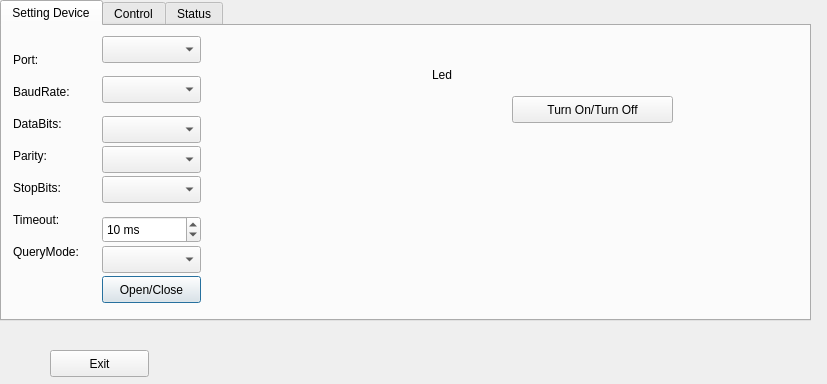
<?xml version="1.0" encoding="UTF-8"?>
<ui version="4.0">
 <class>Dialog</class>
 <widget class="QDialog" name="Dialog">
  <property name="geometry">
   <rect>
    <x>0</x>
    <y>0</y>
    <width>827</width>
    <height>384</height>
   </rect>
  </property>
  <property name="windowTitle">
   <string>Dialog</string>
  </property>
  <widget class="QTabWidget" name="tabWidget">
   <property name="geometry">
    <rect>
     <x>0</x>
     <y>0</y>
     <width>811</width>
     <height>321</height>
    </rect>
   </property>
   <property name="currentIndex">
    <number>0</number>
   </property>
   <widget class="QWidget" name="tab_2">
    <attribute name="title">
     <string>Setting Device</string>
    </attribute>
    <widget class="QWidget" name="layoutWidget_2">
     <property name="geometry">
      <rect>
       <x>0</x>
       <y>10</y>
       <width>87</width>
       <height>271</height>
      </rect>
     </property>
     <layout class="QVBoxLayout" name="verticalLayout_11">
      <item>
       <widget class="QLabel" name="label_24">
        <property name="text">
         <string>Port:</string>
        </property>
       </widget>
      </item>
      <item>
       <widget class="QLabel" name="label_25">
        <property name="text">
         <string>BaudRate:</string>
        </property>
       </widget>
      </item>
      <item>
       <widget class="QLabel" name="label_26">
        <property name="text">
         <string>DataBits:</string>
        </property>
       </widget>
      </item>
      <item>
       <widget class="QLabel" name="label_27">
        <property name="text">
         <string>Parity:</string>
        </property>
       </widget>
      </item>
      <item>
       <widget class="QLabel" name="label_28">
        <property name="text">
         <string>StopBits:</string>
        </property>
       </widget>
      </item>
      <item>
       <widget class="QLabel" name="label_29">
        <property name="text">
         <string>Timeout:</string>
        </property>
       </widget>
      </item>
      <item>
       <widget class="QLabel" name="label_30">
        <property name="text">
         <string>QueryMode:</string>
        </property>
       </widget>
      </item>
      <item>
       <widget class="HLed" name="led1" native="true">
        <property name="sizePolicy">
         <sizepolicy hsizetype="Fixed" vsizetype="Fixed">
          <horstretch>0</horstretch>
          <verstretch>0</verstretch>
         </sizepolicy>
        </property>
        <property name="minimumSize">
         <size>
          <width>20</width>
          <height>20</height>
         </size>
        </property>
        <property name="maximumSize">
         <size>
          <width>25</width>
          <height>25</height>
         </size>
        </property>
       </widget>
      </item>
     </layout>
    </widget>
    <widget class="QComboBox" name="portBox1">
     <property name="geometry">
      <rect>
       <x>100</x>
       <y>10</y>
       <width>99</width>
       <height>27</height>
      </rect>
     </property>
    </widget>
    <widget class="QComboBox" name="baudRateBox1">
     <property name="geometry">
      <rect>
       <x>100</x>
       <y>50</y>
       <width>99</width>
       <height>27</height>
      </rect>
     </property>
    </widget>
    <widget class="QComboBox" name="dataBitsBox1">
     <property name="geometry">
      <rect>
       <x>100</x>
       <y>90</y>
       <width>99</width>
       <height>27</height>
      </rect>
     </property>
    </widget>
    <widget class="QComboBox" name="parityBox1">
     <property name="geometry">
      <rect>
       <x>100</x>
       <y>120</y>
       <width>99</width>
       <height>27</height>
      </rect>
     </property>
    </widget>
    <widget class="QComboBox" name="stopBitsBox1">
     <property name="geometry">
      <rect>
       <x>100</x>
       <y>150</y>
       <width>99</width>
       <height>27</height>
      </rect>
     </property>
    </widget>
    <widget class="QSpinBox" name="timeoutBox1">
     <property name="geometry">
      <rect>
       <x>100</x>
       <y>190</y>
       <width>99</width>
       <height>27</height>
      </rect>
     </property>
     <property name="suffix">
      <string> ms</string>
     </property>
     <property name="minimum">
      <number>-1</number>
     </property>
     <property name="maximum">
      <number>10000</number>
     </property>
     <property name="singleStep">
      <number>10</number>
     </property>
     <property name="value">
      <number>10</number>
     </property>
    </widget>
    <widget class="QComboBox" name="queryModeBox1">
     <property name="geometry">
      <rect>
       <x>100</x>
       <y>220</y>
       <width>99</width>
       <height>27</height>
      </rect>
     </property>
    </widget>
    <widget class="QPushButton" name="openCloseButton1">
     <property name="geometry">
      <rect>
       <x>100</x>
       <y>250</y>
       <width>99</width>
       <height>27</height>
      </rect>
     </property>
     <property name="text">
      <string>Open/Close</string>
     </property>
    </widget>
    <widget class="HLed" name="led1_2" native="true">
     <property name="geometry">
      <rect>
       <x>460</x>
       <y>80</y>
       <width>25</width>
       <height>25</height>
      </rect>
     </property>
     <property name="sizePolicy">
      <sizepolicy hsizetype="Fixed" vsizetype="Fixed">
       <horstretch>0</horstretch>
       <verstretch>0</verstretch>
      </sizepolicy>
     </property>
     <property name="minimumSize">
      <size>
       <width>20</width>
       <height>20</height>
      </size>
     </property>
     <property name="maximumSize">
      <size>
       <width>25</width>
       <height>25</height>
      </size>
     </property>
    </widget>
    <widget class="QLabel" name="label">
     <property name="geometry">
      <rect>
       <x>430</x>
       <y>40</y>
       <width>67</width>
       <height>17</height>
      </rect>
     </property>
     <property name="text">
      <string>Led</string>
     </property>
    </widget>
    <widget class="QPushButton" name="pushButton_2">
     <property name="geometry">
      <rect>
       <x>510</x>
       <y>70</y>
       <width>161</width>
       <height>27</height>
      </rect>
     </property>
     <property name="text">
      <string>Turn On/Turn Off</string>
     </property>
    </widget>
   </widget>
   <widget class="QWidget" name="tab">
    <attribute name="title">
     <string>Control</string>
    </attribute>
    <widget class="QPlainTextEdit" name="recvEdit1">
     <property name="geometry">
      <rect>
       <x>10</x>
       <y>0</y>
       <width>571</width>
       <height>141</height>
      </rect>
     </property>
     <property name="maximumBlockCount">
      <number>800</number>
     </property>
    </widget>
    <widget class="QPlainTextEdit" name="sendEdit1">
     <property name="geometry">
      <rect>
       <x>590</x>
       <y>0</y>
       <width>211</width>
       <height>141</height>
      </rect>
     </property>
    </widget>
    <widget class="QPushButton" name="sendButton1">
     <property name="geometry">
      <rect>
       <x>710</x>
       <y>190</y>
       <width>85</width>
       <height>27</height>
      </rect>
     </property>
     <property name="text">
      <string>Send</string>
     </property>
    </widget>
    <widget class="QComboBox" name="cmbModulation2">
     <property name="geometry">
      <rect>
       <x>210</x>
       <y>160</y>
       <width>77</width>
       <height>27</height>
      </rect>
     </property>
     <item>
      <property name="text">
       <string>Mod</string>
      </property>
     </item>
     <item>
      <property name="text">
       <string>Demod</string>
      </property>
     </item>
    </widget>
    <widget class="QComboBox" name="cmbModulation1">
     <property name="geometry">
      <rect>
       <x>110</x>
       <y>210</y>
       <width>79</width>
       <height>27</height>
      </rect>
     </property>
     <item>
      <property name="text">
       <string>BPSK</string>
      </property>
     </item>
     <item>
      <property name="text">
       <string>QPSK</string>
      </property>
     </item>
     <item>
      <property name="text">
       <string>0QPSK</string>
      </property>
     </item>
     <item>
      <property name="text">
       <string>8PSK</string>
      </property>
     </item>
     <item>
      <property name="text">
       <string>8QAM</string>
      </property>
     </item>
     <item>
      <property name="text">
       <string>16QAM</string>
      </property>
     </item>
    </widget>
    <widget class="QLabel" name="label_21">
     <property name="geometry">
      <rect>
       <x>10</x>
       <y>150</y>
       <width>40</width>
       <height>27</height>
      </rect>
     </property>
     <property name="text">
      <string>Mode</string>
     </property>
    </widget>
    <widget class="QLabel" name="label_22">
     <property name="geometry">
      <rect>
       <x>11</x>
       <y>191</y>
       <width>79</width>
       <height>17</height>
      </rect>
     </property>
     <property name="text">
      <string>Modulation</string>
     </property>
    </widget>
    <widget class="QLabel" name="label_23">
     <property name="geometry">
      <rect>
       <x>350</x>
       <y>160</y>
       <width>68</width>
       <height>17</height>
      </rect>
     </property>
     <property name="text">
      <string>Data Rate</string>
     </property>
    </widget>
    <widget class="QLineEdit" name="lneDataRate1">
     <property name="geometry">
      <rect>
       <x>425</x>
       <y>191</y>
       <width>146</width>
       <height>27</height>
      </rect>
     </property>
    </widget>
    <widget class="QPushButton" name="btnSet1">
     <property name="geometry">
      <rect>
       <x>230</x>
       <y>210</y>
       <width>85</width>
       <height>27</height>
      </rect>
     </property>
     <property name="text">
      <string>Set MD</string>
     </property>
    </widget>
    <widget class="QPushButton" name="pushButton_5">
     <property name="geometry">
      <rect>
       <x>585</x>
       <y>191</y>
       <width>85</width>
       <height>27</height>
      </rect>
     </property>
     <property name="text">
      <string>Set DR</string>
     </property>
    </widget>
   </widget>
   <widget class="QWidget" name="tab_3">
    <attribute name="title">
     <string>Status</string>
    </attribute>
   </widget>
  </widget>
  <widget class="QPushButton" name="pushButton">
   <property name="geometry">
    <rect>
     <x>50</x>
     <y>350</y>
     <width>99</width>
     <height>27</height>
    </rect>
   </property>
   <property name="text">
    <string>Exit</string>
   </property>
  </widget>
 </widget>
 <layoutdefault spacing="6" margin="11"/>
 <customwidgets>
  <customwidget>
   <class>HLed</class>
   <extends>QWidget</extends>
   <header>hled.h</header>
   <container>1</container>
  </customwidget>
 </customwidgets>
 <resources/>
 <connections/>
</ui>
